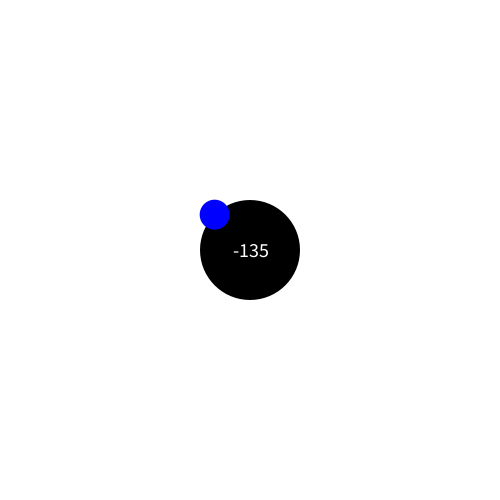
Frame 1 (no input)
Frame 60 (the mouse pressed at the canvas centre just before this capture): identical to frame 1, image omitted
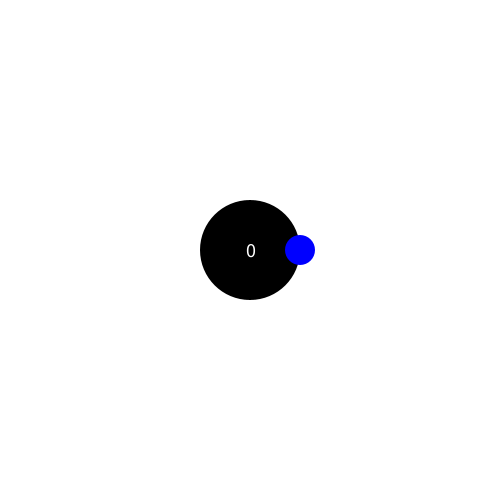
Frame 120 (the mouse held since frame 60 and released just before this capture)

The Processing sketch that drew these frames (run headless with seeded random() and noise(); from frame 60 on, the mouse is pressed at the canvas centre):

// Processing sketch: arcTangentToDetermineAngle
// ── arcTangentToDetermineAngle.pde
/*22. using arctangent to determine angle
The atan2() function can be used to compute 
the angle between two points, which -as you 
can imagine- may come in handy in many cases. 
Here is a code example.
*/

int x, y;

void setup() {
  size(500, 500);
  x = width/2;
  y = height/2;
  textSize(20);
  textAlign(CENTER, CENTER);
  noStroke();
  smooth();
}

void draw() {
  background(255);
  float angle = atan2(mouseY-y, mouseX-x);
  translate(x, y);
  fill(0);
  ellipse(0, 0, 100, 100);
  fill(255);
  text(int(degrees(angle)), 0, 0);
  rotate(angle);
  fill(0, 0, 255);
  ellipse(50, 0, 30, 30);
}
